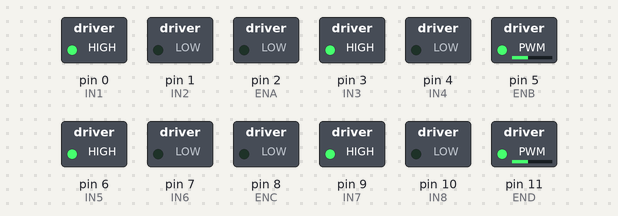
The sketch below on a simulated Arduino Uno, built with avr-gcc and run on an emulated ATmega328P. Parts: switched loads named in the sketch (green lamp = pin HIGH).

Above: at 0.1 s.
At 5.1 s:
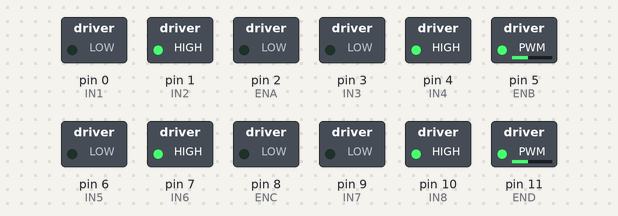
At 10.1 s:
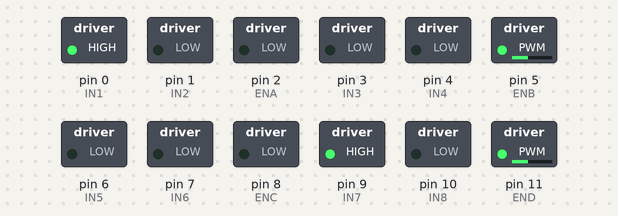
At 15.1 s:
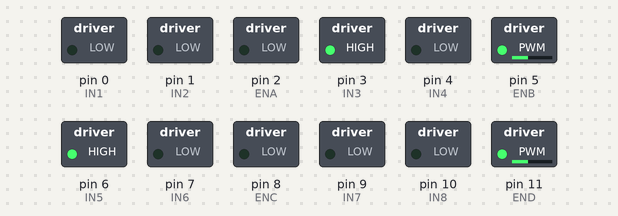
At 26.1 s:
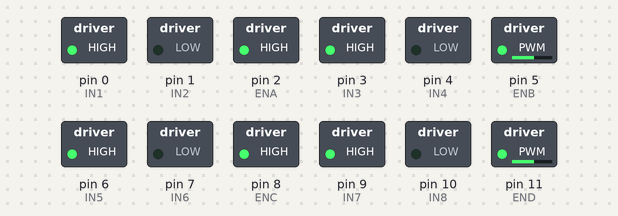
At 36.1 s:
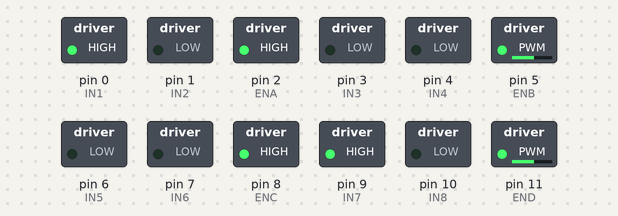
Timing chart, 0 to 37.6 s (numbered marks = the images above):
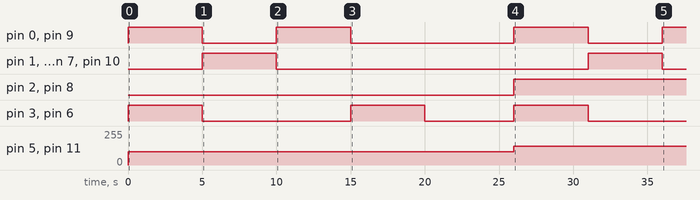

Measured:
- by itself, pin 0 (IN1), pin 9 (IN7): goes HIGH 5.0 s, LOW 5.0 s, HIGH 5.0 s, LOW 11.0 s, HIGH 5.0 s, LOW 5.0 s, then HIGH
- by itself, pin 1 (IN2), pin 4 (IN4), pin 7 (IN6), pin 10 (IN8): alternates HIGH for 5.0 s and LOW for 21.0 s
- by itself, pin 2 (ENA), pin 8 (ENC): LOW → HIGH at 26.0 s
- by itself, pin 3 (IN3), pin 6 (IN5): goes HIGH 5.0 s, LOW 10.0 s, HIGH 5.0 s, LOW 6.0 s, HIGH 5.0 s, then LOW
- by itself, pin 5 (ENB), pin 11 (END): 0/255 → 100/255 at 0.00 s, → 140/255 26.0 s later

The sketch:

startup.ino
```cpp
const byte IN1 = 0;		// Motor A
const byte IN2 = 1;
const byte ENA = 2;

const byte IN3 = 3;		// Motor B
const byte IN4 = 4;
const byte ENB = 5;

const byte IN5 = 6;		// Motor C
const byte IN6 = 7;
const byte ENC = 8;

const byte IN7 = 9;		// Motor D
const byte IN8 = 10;
const byte END = 11;

int speed;

void setup() {
  pinMode(IN1, OUTPUT);
  pinMode(IN2, OUTPUT);
  pinMode(ENA, OUTPUT);

  pinMode(IN3, OUTPUT);
  pinMode(IN4, OUTPUT);
  pinMode(ENB, OUTPUT);

  pinMode(IN5, OUTPUT);
  pinMode(IN6, OUTPUT);
  pinMode(ENC, OUTPUT);

  pinMode(IN7, OUTPUT);
  pinMode(IN8, OUTPUT);
  pinMode(END, OUTPUT);

  speed = 100;
}

void loop() {
  analogWrite(ENA, speed);	//PWM
  analogWrite(ENB, speed);
  analogWrite(ENC, speed);	//PWM
  analogWrite(END, speed);

  forward();
  delay(5000);
  backward();
  delay(5000);
  turnLeft();
  delay(5000);
  turnRight();
  delay(5000);

  stop();
  delay(6000);

  speed += 40;			// speed up
  if (speed >= 240) {
    speed = 100;
  }
}

void forward()
{
    digitalWrite(IN1, HIGH);
    digitalWrite(IN2, LOW);
    digitalWrite(IN3, HIGH);
    digitalWrite(IN4, LOW);
    digitalWrite(IN5, HIGH);
    digitalWrite(IN6, LOW);
    digitalWrite(IN7, HIGH);
    digitalWrite(IN8, LOW);
}

void backward()
{
    digitalWrite(IN1, LOW);
    digitalWrite(IN2, HIGH);
    digitalWrite(IN3, LOW);
    digitalWrite(IN4, HIGH);
    digitalWrite(IN5, LOW);
    digitalWrite(IN6, HIGH);
    digitalWrite(IN7, LOW);
    digitalWrite(IN8, HIGH);
}

void turnLeft()
{
    digitalWrite(IN1, HIGH);
    digitalWrite(IN2, LOW);
    digitalWrite(IN3, LOW);
    digitalWrite(IN4, LOW);
    digitalWrite(IN7, HIGH);
    digitalWrite(IN8, LOW);
    digitalWrite(IN5, LOW);
    digitalWrite(IN6, LOW);
}

void turnRight()
{
    digitalWrite(IN1, LOW);
    digitalWrite(IN2, LOW);
    digitalWrite(IN3, HIGH);
    digitalWrite(IN4, LOW);
    digitalWrite(IN7, LOW);
    digitalWrite(IN8, LOW);
    digitalWrite(IN5, HIGH);
    digitalWrite(IN6, LOW);
}

void stop()
{
    digitalWrite(IN1, LOW);
    digitalWrite(IN2, LOW);
    digitalWrite(IN3, LOW);
    digitalWrite(IN4, LOW);
    digitalWrite(IN5, LOW);
    digitalWrite(IN6, LOW);
    digitalWrite(IN7, LOW);
    digitalWrite(IN8, LOW);
}
```
